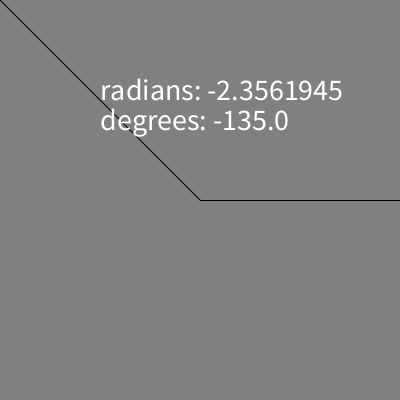
Frame 1 (no input)
Frame 60 (the mouse pressed at the canvas centre just before this capture): identical to frame 1, image omitted
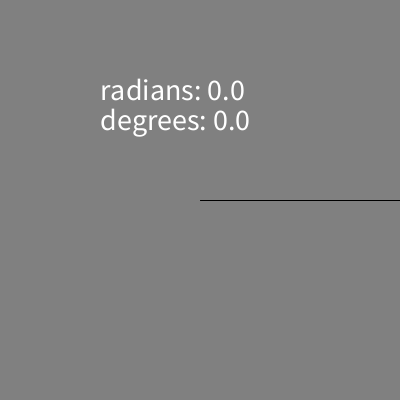
Frame 120 (the mouse held since frame 60 and released just before this capture)

The Processing sketch that drew these frames (run headless with seeded random() and noise(); from frame 60 on, the mouse is pressed at the canvas centre):

// Processing sketch: week05_3_atan2_dy_dx_text_radians_degrees
// ── week05_3_atan2_dy_dx_text_radians_degrees.pde
//week05_3_atan2_dy_dx_text_radians_degrees
//degrees v.s. radians 結合 week04_1，week05_2
void setup()
{
  size(400, 400);
}
void draw()
{
  background(128);
  line(200, 200, 400, 200);
  line(200, 200, mouseX, mouseY);
  float dx = mouseX - 200, dy = mouseY - 200;
  float a = atan2(dy, dx);//可找到 arc radians
  arc(200, 200, 200, 200, 0, a, PIE);//把 arc radians 拿來用
  textSize(30);
  text("radians: " + a, 100, 100);//radians 弧度/弳度
  text("degrees: " + degrees(a), 100, 130);//degrees度
}
